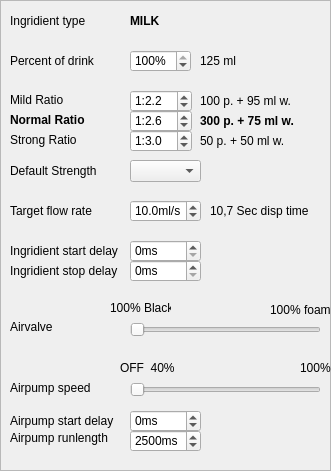
  <widget class="QFrame" name="fraLeftBIB_2">
   <property name="geometry">
    <rect>
     <x>610</x>
     <y>10</y>
     <width>331</width>
     <height>471</height>
    </rect>
   </property>
   <property name="frameShape">
    <enum>QFrame::StyledPanel</enum>
   </property>
   <property name="frameShadow">
    <enum>QFrame::Raised</enum>
   </property>
   <widget class="QLabel" name="label_32">
    <property name="geometry">
     <rect>
      <x>10</x>
      <y>10</y>
      <width>91</width>
      <height>21</height>
     </rect>
    </property>
    <property name="text">
     <string>Ingridient type</string>
    </property>
   </widget>
   <widget class="QLabel" name="label_33">
    <property name="geometry">
     <rect>
      <x>10</x>
      <y>50</y>
      <width>101</width>
      <height>21</height>
     </rect>
    </property>
    <property name="text">
     <string>Percent of drink</string>
    </property>
   </widget>
   <widget class="QSpinBox" name="spinBox_9">
    <property name="geometry">
     <rect>
      <x>130</x>
      <y>50</y>
      <width>61</width>
      <height>22</height>
     </rect>
    </property>
    <property name="suffix">
     <string>%</string>
    </property>
    <property name="maximum">
     <number>100</number>
    </property>
    <property name="value">
     <number>100</number>
    </property>
   </widget>
   <widget class="QLabel" name="lblLBIB_RTDVol_2">
    <property name="geometry">
     <rect>
      <x>200</x>
      <y>50</y>
      <width>61</width>
      <height>21</height>
     </rect>
    </property>
    <property name="text">
     <string>125 ml</string>
    </property>
   </widget>
   <widget class="QLabel" name="label_34">
    <property name="geometry">
     <rect>
      <x>10</x>
      <y>90</y>
      <width>71</width>
      <height>20</height>
     </rect>
    </property>
    <property name="text">
     <string>Mild Ratio</string>
    </property>
   </widget>
   <widget class="QLabel" name="label_35">
    <property name="geometry">
     <rect>
      <x>10</x>
      <y>110</y>
      <width>91</width>
      <height>20</height>
     </rect>
    </property>
    <property name="font">
     <font>
      <weight>75</weight>
      <bold>true</bold>
     </font>
    </property>
    <property name="text">
     <string>Normal Ratio</string>
    </property>
   </widget>
   <widget class="QLabel" name="label_36">
    <property name="geometry">
     <rect>
      <x>10</x>
      <y>130</y>
      <width>81</width>
      <height>20</height>
     </rect>
    </property>
    <property name="text">
     <string>Strong Ratio</string>
    </property>
   </widget>
   <widget class="QLabel" name="label_37">
    <property name="geometry">
     <rect>
      <x>10</x>
      <y>160</y>
      <width>101</width>
      <height>21</height>
     </rect>
    </property>
    <property name="text">
     <string>Default Strength</string>
    </property>
   </widget>
   <widget class="QComboBox" name="cboDefSize_3">
    <property name="geometry">
     <rect>
      <x>130</x>
      <y>160</y>
      <width>71</width>
      <height>22</height>
     </rect>
    </property>
   </widget>
   <widget class="QLabel" name="label_38">
    <property name="geometry">
     <rect>
      <x>10</x>
      <y>200</y>
      <width>91</width>
      <height>21</height>
     </rect>
    </property>
    <property name="text">
     <string>Target flow rate</string>
    </property>
   </widget>
   <widget class="QDoubleSpinBox" name="doubleSpinBox_2">
    <property name="geometry">
     <rect>
      <x>130</x>
      <y>200</y>
      <width>71</width>
      <height>22</height>
     </rect>
    </property>
    <property name="suffix">
     <string>ml/s</string>
    </property>
    <property name="decimals">
     <number>1</number>
    </property>
    <property name="maximum">
     <double>20.000000000000000</double>
    </property>
    <property name="singleStep">
     <double>0.500000000000000</double>
    </property>
    <property name="value">
     <double>10.000000000000000</double>
    </property>
   </widget>
   <widget class="QLabel" name="label_39">
    <property name="geometry">
     <rect>
      <x>10</x>
      <y>240</y>
      <width>111</width>
      <height>21</height>
     </rect>
    </property>
    <property name="text">
     <string>Ingridient start delay</string>
    </property>
   </widget>
   <widget class="QSpinBox" name="spinBox_13">
    <property name="geometry">
     <rect>
      <x>130</x>
      <y>240</y>
      <width>71</width>
      <height>22</height>
     </rect>
    </property>
    <property name="suffix">
     <string>ms</string>
    </property>
    <property name="prefix">
     <string/>
    </property>
   </widget>
   <widget class="QLabel" name="label_40">
    <property name="geometry">
     <rect>
      <x>10</x>
      <y>260</y>
      <width>111</width>
      <height>21</height>
     </rect>
    </property>
    <property name="text">
     <string>Ingridient stop delay</string>
    </property>
   </widget>
   <widget class="QSpinBox" name="spinBox_14">
    <property name="geometry">
     <rect>
      <x>130</x>
      <y>260</y>
      <width>71</width>
      <height>22</height>
     </rect>
    </property>
    <property name="suffix">
     <string>ms</string>
    </property>
   </widget>
   <widget class="QLabel" name="lblLBIBPulsesMild_2">
    <property name="geometry">
     <rect>
      <x>200</x>
      <y>90</y>
      <width>121</width>
      <height>21</height>
     </rect>
    </property>
    <property name="text">
     <string>100 p. + 95 ml w.</string>
    </property>
   </widget>
   <widget class="QLabel" name="lblLBIBPulsesNormal_2">
    <property name="geometry">
     <rect>
      <x>200</x>
      <y>110</y>
      <width>121</width>
      <height>21</height>
     </rect>
    </property>
    <property name="font">
     <font>
      <weight>75</weight>
      <bold>true</bold>
     </font>
    </property>
    <property name="text">
     <string>300 p. + 75 ml w.</string>
    </property>
   </widget>
   <widget class="QLabel" name="lblLBIBPulsesStrong_2">
    <property name="geometry">
     <rect>
      <x>200</x>
      <y>130</y>
      <width>121</width>
      <height>21</height>
     </rect>
    </property>
    <property name="text">
     <string>50 p. + 50 ml w.</string>
    </property>
   </widget>
   <widget class="QLabel" name="label_41">
    <property name="geometry">
     <rect>
      <x>10</x>
      <y>320</y>
      <width>46</width>
      <height>13</height>
     </rect>
    </property>
    <property name="text">
     <string>Airvalve</string>
    </property>
   </widget>
   <widget class="QSlider" name="horizontalSlider_3">
    <property name="geometry">
     <rect>
      <x>130</x>
      <y>320</y>
      <width>191</width>
      <height>19</height>
     </rect>
    </property>
    <property name="maximum">
     <number>100</number>
    </property>
    <property name="sliderPosition">
     <number>0</number>
    </property>
    <property name="orientation">
     <enum>Qt::Horizontal</enum>
    </property>
   </widget>
   <widget class="QLabel" name="label_42">
    <property name="geometry">
     <rect>
      <x>110</x>
      <y>300</y>
      <width>61</width>
      <height>16</height>
     </rect>
    </property>
    <property name="text">
     <string>100% Black</string>
    </property>
   </widget>
   <widget class="QLabel" name="label_43">
    <property name="geometry">
     <rect>
      <x>270</x>
      <y>300</y>
      <width>61</width>
      <height>20</height>
     </rect>
    </property>
    <property name="text">
     <string>100% foam</string>
    </property>
   </widget>
   <widget class="QLabel" name="label_49">
    <property name="geometry">
     <rect>
      <x>130</x>
      <y>10</y>
      <width>46</width>
      <height>21</height>
     </rect>
    </property>
    <property name="font">
     <font>
      <weight>75</weight>
      <bold>true</bold>
     </font>
    </property>
    <property name="text">
     <string>MILK</string>
    </property>
   </widget>
   <widget class="QLabel" name="label_50">
    <property name="geometry">
     <rect>
      <x>210</x>
      <y>200</y>
      <width>111</width>
      <height>21</height>
     </rect>
    </property>
    <property name="text">
     <string>10,7 Sec disp time</string>
    </property>
   </widget>
   <widget class="QDoubleSpinBox" name="doubleSpinBox_3">
    <property name="geometry">
     <rect>
      <x>130</x>
      <y>90</y>
      <width>62</width>
      <height>22</height>
     </rect>
    </property>
    <property name="prefix">
     <string>1:</string>
    </property>
    <property name="decimals">
     <number>1</number>
    </property>
    <property name="value">
     <double>2.200000000000000</double>
    </property>
   </widget>
   <widget class="QDoubleSpinBox" name="doubleSpinBox_4">
    <property name="geometry">
     <rect>
      <x>130</x>
      <y>110</y>
      <width>62</width>
      <height>22</height>
     </rect>
    </property>
    <property name="prefix">
     <string>1:</string>
    </property>
    <property name="decimals">
     <number>1</number>
    </property>
    <property name="value">
     <double>2.600000000000000</double>
    </property>
   </widget>
   <widget class="QDoubleSpinBox" name="doubleSpinBox_5">
    <property name="geometry">
     <rect>
      <x>130</x>
      <y>130</y>
      <width>62</width>
      <height>22</height>
     </rect>
    </property>
    <property name="prefix">
     <string>1:</string>
    </property>
    <property name="decimals">
     <number>1</number>
    </property>
    <property name="singleStep">
     <double>0.100000000000000</double>
    </property>
    <property name="value">
     <double>3.000000000000000</double>
    </property>
   </widget>
   <widget class="QLabel" name="label_44">
    <property name="geometry">
     <rect>
      <x>300</x>
      <y>360</y>
      <width>31</width>
      <height>16</height>
     </rect>
    </property>
    <property name="text">
     <string>100%</string>
    </property>
   </widget>
   <widget class="QLabel" name="label_45">
    <property name="geometry">
     <rect>
      <x>10</x>
      <y>430</y>
      <width>101</width>
      <height>16</height>
     </rect>
    </property>
    <property name="text">
     <string>Airpump runlength</string>
    </property>
   </widget>
   <widget class="QLabel" name="label_46">
    <property name="geometry">
     <rect>
      <x>120</x>
      <y>360</y>
      <width>61</width>
      <height>16</height>
     </rect>
    </property>
    <property name="text">
     <string>OFF  40%</string>
    </property>
   </widget>
   <widget class="QSpinBox" name="spinBox_11">
    <property name="geometry">
     <rect>
      <x>130</x>
      <y>430</y>
      <width>71</width>
      <height>22</height>
     </rect>
    </property>
    <property name="suffix">
     <string>ms</string>
    </property>
    <property name="maximum">
     <number>9900</number>
    </property>
    <property name="singleStep">
     <number>100</number>
    </property>
    <property name="value">
     <number>2500</number>
    </property>
   </widget>
   <widget class="QSlider" name="horizontalSlider_4">
    <property name="geometry">
     <rect>
      <x>130</x>
      <y>380</y>
      <width>191</width>
      <height>20</height>
     </rect>
    </property>
    <property name="minimum">
     <number>40</number>
    </property>
    <property name="maximum">
     <number>100</number>
    </property>
    <property name="orientation">
     <enum>Qt::Horizontal</enum>
    </property>
   </widget>
   <widget class="QSpinBox" name="spinBox_12">
    <property name="geometry">
     <rect>
      <x>130</x>
      <y>410</y>
      <width>71</width>
      <height>22</height>
     </rect>
    </property>
    <property name="suffix">
     <string>ms</string>
    </property>
    <property name="prefix">
     <string/>
    </property>
    <property name="minimum">
     <number>-5000</number>
    </property>
    <property name="maximum">
     <number>5000</number>
    </property>
    <property name="singleStep">
     <number>100</number>
    </property>
   </widget>
   <widget class="QLabel" name="label_47">
    <property name="geometry">
     <rect>
      <x>10</x>
      <y>380</y>
      <width>91</width>
      <height>16</height>
     </rect>
    </property>
    <property name="text">
     <string>Airpump speed</string>
    </property>
   </widget>
   <widget class="QLabel" name="label_48">
    <property name="geometry">
     <rect>
      <x>10</x>
      <y>410</y>
      <width>111</width>
      <height>21</height>
     </rect>
    </property>
    <property name="text">
     <string>Airpump start delay</string>
    </property>
   </widget>
  </widget>
